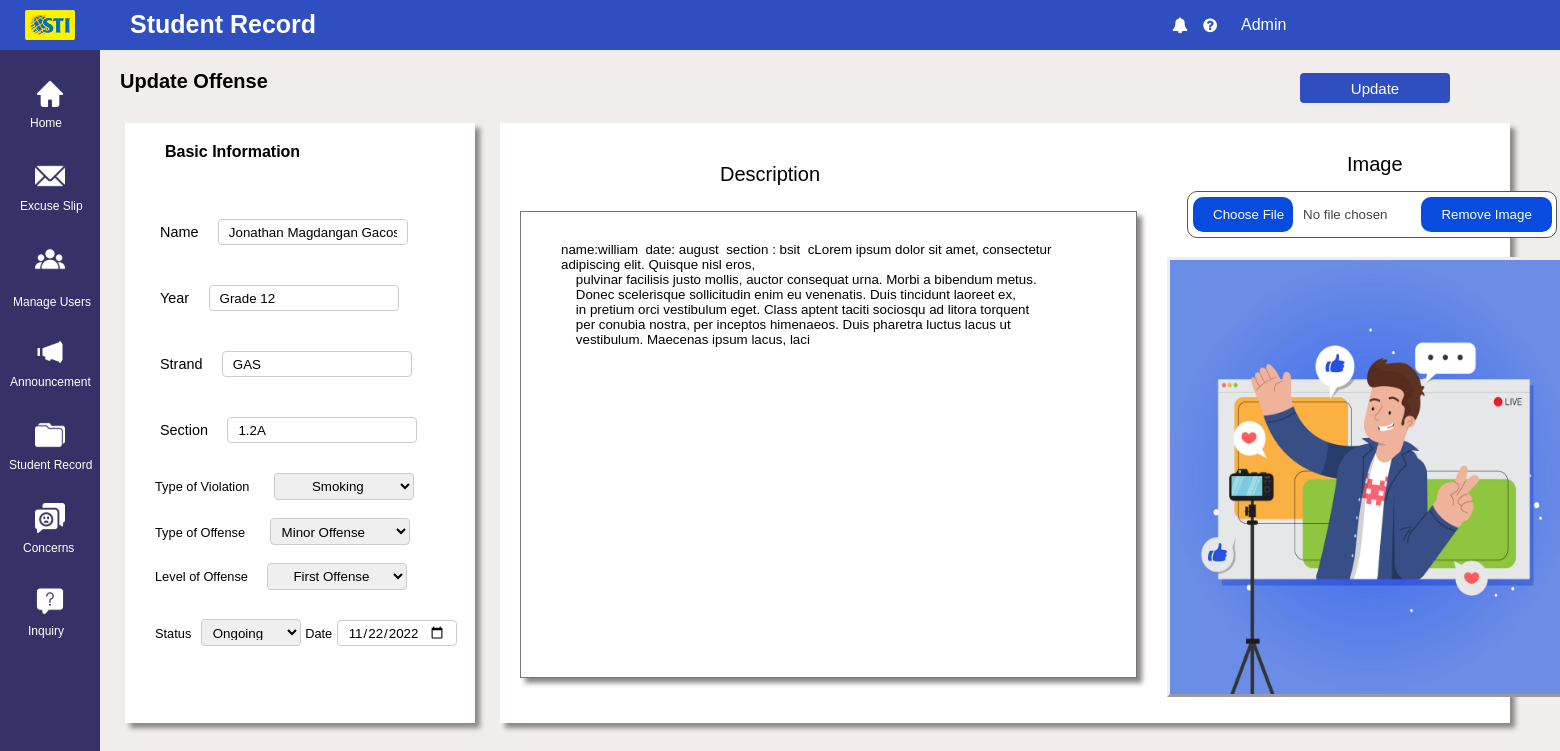
The app's page /Admin/Update_Offense.php?id=2 with its own data.
### tables this page shows
CREATE TABLE `violation` (
  `Violation_ID` int(255) NOT NULL,
  `Student_ID` int(255) NOT NULL,
  `Name` varchar(500) NOT NULL,
  `Strand` varchar(500) NOT NULL,
  `Year_Level` varchar(500) NOT NULL,
  `Section` varchar(500) NOT NULL,
  `Description` varchar(500) NOT NULL,
  `Type_of_Violation` varchar(500) NOT NULL,
  `Type_of_Offense` varchar(500) NOT NULL,
  `Level_of_Offense` varchar(500) NOT NULL,
  `Images` varchar(500) NOT NULL,
  `Status` varchar(500) NOT NULL,
  `Date` date NOT NULL
);

### Admin/Update_Offense.php (the view, shortened to what this page needs)
<?php
require 'config.php';
?>
<!DOCTYPE html>
<html lang="en">
<head>
    <link rel="stylesheet" href="Update_Offense.css">
    <link rel="stylesheet" href="https://stackpath.bootstrapcdn.com/font-awesome/4.7.0/css/font-awesome.min.css">
    <link class="jsbin" href="http://ajax.googleapis.com/ajax/libs/jqueryui/1/themes/base/jquery-ui.css" rel="stylesheet" type="text/css"/>
</head>
<body>
    <div class="container">
        <div class="navigation">
            <ul>
                <li>
                    <a href="">
                    </a>
                </li>
                <li>
                    <a href="dash.php">
                    <span class="icon"><img src="images/sidebar_menu/Home.svg" alt=""></span>
                    <span class="titleh" ><br>Home</span>
                    </a>
                </li>
                <li>
                    <a href="Lists_of_Excuse_Letter.php">
                    <span class="icon"><img src="images/sidebar_menu/Excuse_slip.svg" alt=""></span>
                    <span class="titlee" ><br>Excuse Slip</span>
                    </a>
                </li>
                <li><a href="">
                    <div class="dropdown1">
                        <span class="icon" style="padding-top: -100px;"><img src="images/sidebar_menu/Manage_Users.svg" alt=""></span>
                        <a class="dropbtn1" style="margin-top: -40px;">
                            <span class="titlem">Manage Users</span>
                        </a>
                    </div></a>
                </li>
                <li>
                    <a href="Lists_of_Announcement.php">
                    <span class="icon"><img src="images/sidebar_menu/Announcement.svg" alt=""></span>
                    <span class="titlea" ><br>Announcement</span>
                    </a>
                </li>
                <li>
                    <a href="Student_Record.php">
                    <span class="icon"><img src="images/sidebar_menu/Student_Record.svg" alt=""></span>
                    <span class="titles" ><br>Student Record</span>
                    </a>
                </li>
                <li>
                    <a href="Lists_of_Concerns.php">
                    <span class="icon"><img src="images/sidebar_menu/Concerns.svg" alt=""></span>
                    <span class="titlec" ><br>Concerns</span>
                    </a>
                </li>
                <li>
                    <a href="List_of_Inquiries.php">
                    <span class="icon"><img src="images/sidebar_menu/Inquiry.svg" alt=""></span>
                    <span class="titlei" ><br>Inquiry</span>
                    </a>
                </li>
            </ul>
        </div>
        <div class="main">
            <span id="logo"><img src="images/sti_logo.png" alt=""></span>
            <div class="topbar">
                <div class="toptitle">
                    <h2>Student Record</h2>
                </div>
                <div class="icons">
                    <i class="fa fa-bell"></i>
                    <i class="fa fa-question-circle"></i>
                </div>
                <div class="dropdown">
                    <button class="dropbtn">Admin</button>
                </div>
                </div>
                </div>
                <div class="main1">
                    <div class="title2">
                      <h1>Update Offense</h1>
                       <form action="code.php" method="POST" enctype="multipart/form-data">
                        <div class="coninfo1">
                            <input type="submit" class="btnn" name="update_offense" value="Update" position:absolute;width: 150px; height: 30px; margin-top: -110px; margin-left: 1200px; font-size: 15px;">
                        </div>
                    </div>
                    <div class="bsinfo">
                        <h4>Basic Information</h4>
                        <div class="info">
                        <?php
                                    if(isset($_GET['id']))
                                    {
                                        $violation_id = mysqli_real_escape_string($link, $_GET['id']);
                                        $query = "SELECT * FROM `violation` WHERE Violation_ID='$violation_id' ";
                                        $query_run = mysqli_query($link, $query);
                                        if(mysqli_num_rows($query_run) > 0)
                                        {
                                            $violation = mysqli_fetch_array($query_run);
                                            ?>
                            <br>
                            <label for="Name">Name</label>
                            <span id="btk"> <input type="text" placeholder="Name"  name="vname" value="<?= $violation['Name']; ?>" readonly></span>
                            <label for="Name">Year</label>
                            <span id="btk"> <input type="text" placeholder="Year"  name="vyear" value="<?= $violation['Year_Level']; ?>" readonly></span>
                            <label for="Name">Strand</label>
                            <span id="btk"> <input type="text" placeholder="Strand"  name="vstrand" value="<?= $violation['Strand']; ?>" readonly></span>
                            <label for="Name">Section</label>
                            <span id="btk"> <input type="text" placeholder="Section"  name="vsection" value="<?= $violation['Section']; ?>" readonly></span>
                        <br>
                        <label for="Violation" name ="Violation">Type of Violation</label>
                        <select class="Violation" placeholder="Type of Violation" name="Violation">
                            <option value="Smoking"
                            <?php
                                if($violation['Type_of_Violation'] == "Smoking")
                                {
                                    echo "selected";
                                }
                                ?>>Smoking</option>
                            </select>
                        <label for="Offense" name ="Offense">Type of Offense</label>
                        <select class="Offense" placeholder="Type of Offense" name="Offense">
                            <option value="Minor Offense"
                            <?php
                                if($violation['Type_of_Offense'] == "Minor Offense")
                                {
                                    echo "selected";
                                }
                                ?>>Minor Offense</option>
                            </select>
                        <label for="level_Offense" name ="Level_Offense">Level of Offense</label>
                        <select class="level_Offense" placeholder="Level of Offense" name="Level_Offense">
                             <option value="First Offense"
                             <?php
                                if($violation['Level_of_Offense'] == "First Offense")
                                {
                                    echo "selected";
                                }
                                ?>>First Offense</option>
                            </select>
                            <label for="Status" name ="Status">Status</label>
                            <select class="Status" placeholder="" name="Status" required>
                                <option value="Ongoing"
                                <?php
                                if($violation['Status'] == "Ongoing")
                                {
                                    echo "selected";
                                }
                                ?>>Ongoing</option>
                            </select>
                            <label for="Date">Date</label>
                            <input type="date" placeholder="Date" id="Date" name="date" value="<?= $violation['Date']; ?>">
                        </div>
                    </div>
                    <div class="content">
                        <div class="coninfo">
                            <div id="textarea">
                                <label for="Description" name ="Description">Description</label>
  <textarea id="statement" name="statemen" rows="29" cols="65" style="margin-top: 25px; box-shadow: 5px 5px 5px rgb(139, 134, 134);" required><?php echo $violation['Description']; ?></textarea>
                            </div>
                        </div>
                        <div class="coninfo1">
                        <label for="Image" name ="Image">Image</label>
                            <input type="file" id="inputFile" style="margin-top: 15px;" name="file" onchange="readURL(this);" /> <button type="button" onclick="removeImg()" style="margin-left: -140px;margin-right: 10px;  margin-bottom: 20px;">Remove Image</button>
                            <img id="file" src="<?php echo "../Uploads/".$violation['Images']; ?>" name="file" style="border-style:outset; margin-top: 5px;" height="440" width="410"/>
                    </div>
                <?php
                        }
                        else
                        {
                            echo "<h4>No Such Id Found</h4>";
                        }
                    }
                    ?>
                </div>
                </div>
</body>
</html>

### records on screen
violation: vname "Jonathan Magdangan Gacos", vyear "Grade 12", vstrand "GAS", vsection "1.2A", Violation "Smoking", Offense "Minor Offense", Level_Offense "First Offense", Status "Ongoing", date "11/22/2022", statemen "name:william date: august section : bsit cLorem ipsum dolor sit amet, consectetur adipiscing elit. Quisque nisl eros, pulvinar facilisis justo mollis, auctor consequat urna. Morbi a bibendum metus. Donec scelerisque sollicitudin enim eu venenatis. Duis tincidunt laoreet ex, in pretium orci vestibulum eget. Class aptent taciti sociosqu ad litora torquent per conubia nostra, per inceptos himenaeos. Duis pharetra luctus lacus ut vestibulum. Maecenas ipsum lacus, laci", Images (picture)
